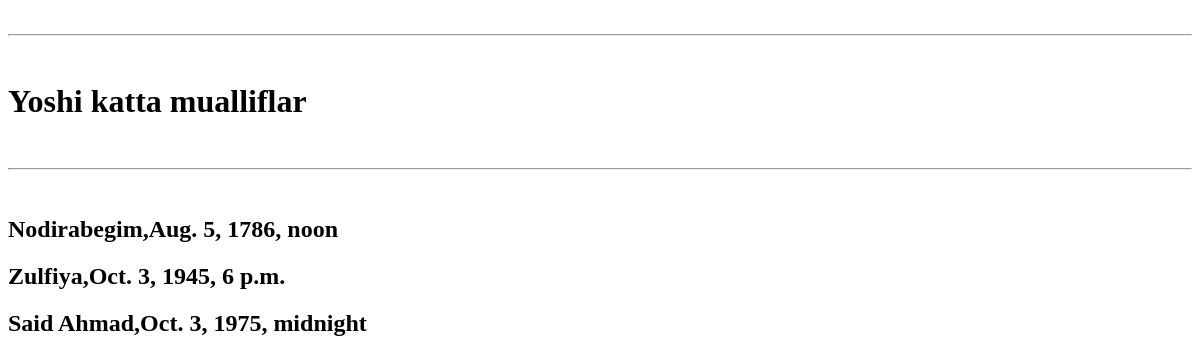
The page /muallif3/ on the database as committed earlier.
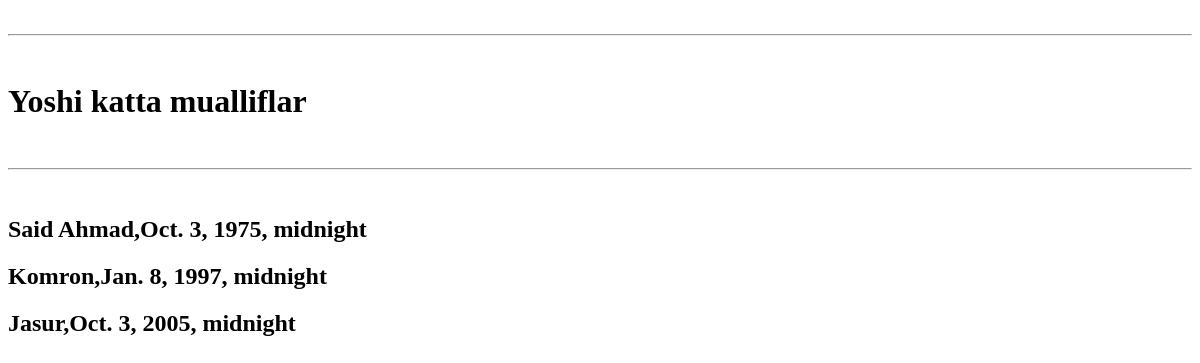
The same page on the database as committed later.
### asosiy/models.py (models this page shows, shortened)
class Muallif(models.Model):
    ism = models.CharField(max_length=30)
    jins = models.CharField(max_length=30, choices=Jinslar)
    tugilgan_sana = models.DateTimeField(max_length=30)
    kitoblar_soni = models.BigIntegerField()
    tirik = models.BooleanField(max_length=30)

### asosiy/views.py (the view)
# urls.py: path('muallif3/', katta_yosh),
def katta_yosh(request):
    data = {
        "katta3": Muallif.objects.all().order_by("tugilgan_sana")[0:3]
    }
    return render(request, "old.html", data)

### templates/old.html (shortened to what this page needs)
<!DOCTYPE html>
<html lang="en">
<head>
</head>
<body>
<br>
<hr>
<br>
<h1>Yoshi katta mualliflar</h1>
<br>
<hr>
<br>
{% for bg in katta3 %}
    <h2>{{bg.ism}},{{bg.tugilgan_sana}}
    {% endfor %}</h2>
</body>
</html>

Rows that differ between the two databases and show on the page:
no longer on this page (row edited): Muallif: ism "Nodirabegim", tugilgan_sana "Aug. 5, 1786, noon"
no longer on this page (row edited): Muallif: ism "Zulfiya", tugilgan_sana "Oct. 3, 1945, 6 p.m."
now on this page (row unchanged): Muallif: ism "Komron", tugilgan_sana "Jan. 8, 1997, midnight"
added Muallif: ism "Jasur", tugilgan_sana "Oct. 3, 2005, midnight"
